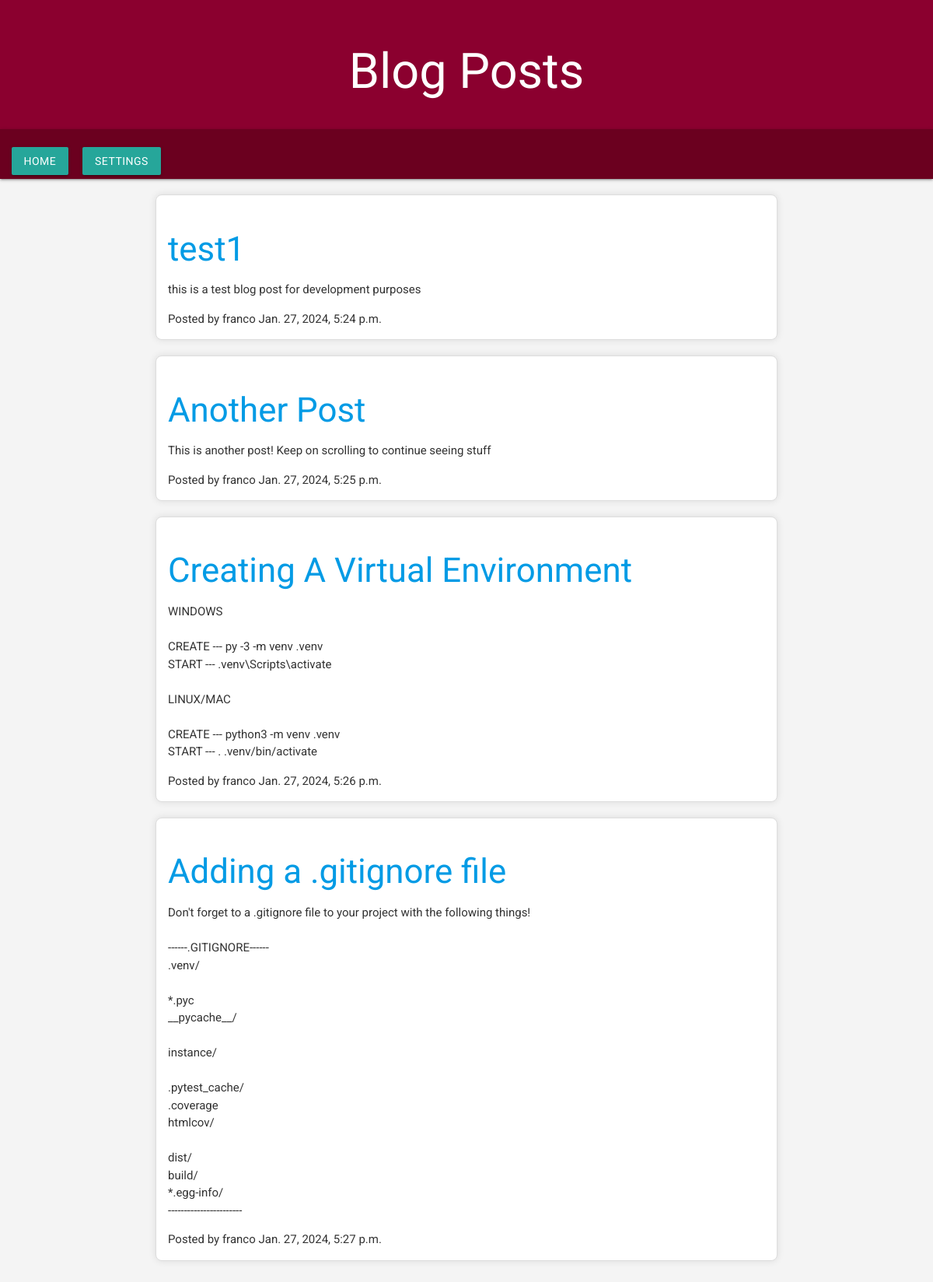
Screenshot of /blog/ with the database file from the repository.
### blog/models.py (models this page shows, shortened)
class Post(models.Model):
    author = models.ForeignKey(settings.AUTH_USER_MODEL, on_delete=models.CASCADE)
    title = models.CharField(max_length=200)
    text = models.TextField()
    created_date = models.DateTimeField(default=timezone.now)
    published_date = models.DateTimeField(blank=True, null=True)

### blog/views.py (the view)
# urls.py: path('', views.post_list, name='post_list'),
def post_list(request):
    posts = Post.objects.filter(published_date__lte=timezone.now()).order_by('published_date')
    return render(request, 'blog/post_list.html', {'posts': posts})

### blog/templates/blog/post_list.html (shortened to what this page needs)
<!DOCTYPE html>
<html lang="en">
<head>
    <link rel="stylesheet" href="https://cdnjs.cloudflare.com/ajax/libs/materialize/1.0.0/css/materialize.min.css" />
</head>
<body>
    <header>
        <h1>Blog Posts</h1>
    </header>
    <nav>
        <a href="/" class="waves-effect waves-light btn">Home</a>
        <a href="#" class="waves-effect waves-light btn">Settings</a>
    </nav>
    <div class="container">
        {% for post in posts %}
            <div class="blog-post">
                <h3><a href="">{{ post.title }}</a></h3>
                <p>{{ post.text|linebreaksbr }}</p>
                <div class="user-details">
                    <span>Posted by {{ post.author }}</span>
                    <span>{{ post.published_date }} </span>
                </div>
            </div>
        {% endfor %}
    </div>
</body>
</html>

### blog/templates/blog/post_list.html (style rules this page uses)
body { font-family: 'Roboto', sans-serif; margin: 0; padding: 0; background-color: #f4f4f4; color: #333; }
header { background-color: #8b002f; color: #fff; padding: 1em; text-align: center; }
nav { background-color: #6b001f; padding: 0.5em; }
nav a { color: #fff; text-decoration: none; padding: 0.5em 1em; margin: 0 0.5em; border-radius: 4px; transition: background-color 0.3s ease; }
.container { max-width: 1200px; margin: 0 auto; padding: 20px; }
.blog-post { background-color: #fff; border: 1px solid #ddd; border-radius: 8px; overflow: hidden; box-shadow: 0 0 10px rgba(0, 0, 0, 0.1); padding: 15px; margin-bottom: 20px; }

### rows the page displays
Post: title "test1", text "this is a test blog post for development purposes", author "franco", published_date "Jan. 27, 2024, 5:24 p.m."
Post: title "Another Post", text "This is another post! Keep on scrolling to continue seeing stuff", author "franco", published_date "Jan. 27, 2024, 5:25 p.m."
Post: title "Creating A Virtual Environment", text "WINDOWS CREATE --- py -3 -m venv .venv START --- .venv\\Scripts\\activate LINUX/MAC CREATE --- python3 -m venv .venv START --- . .venv/bin/activate", author "franco", published_date "Jan. 27, 2024, 5:26 p.m."
Post: title "Adding a .gitignore file", text "Don't forget to a .gitignore file to your project with the following things! ------.GITIGNORE------ .venv/ *.pyc __pycache__/ instance/ .pytest_cache/ .coverage htmlcov/ dist/ build/ *.egg-info/ -----------------------", author "franco", published_date "Jan. 27, 2024, 5:27 p.m."
